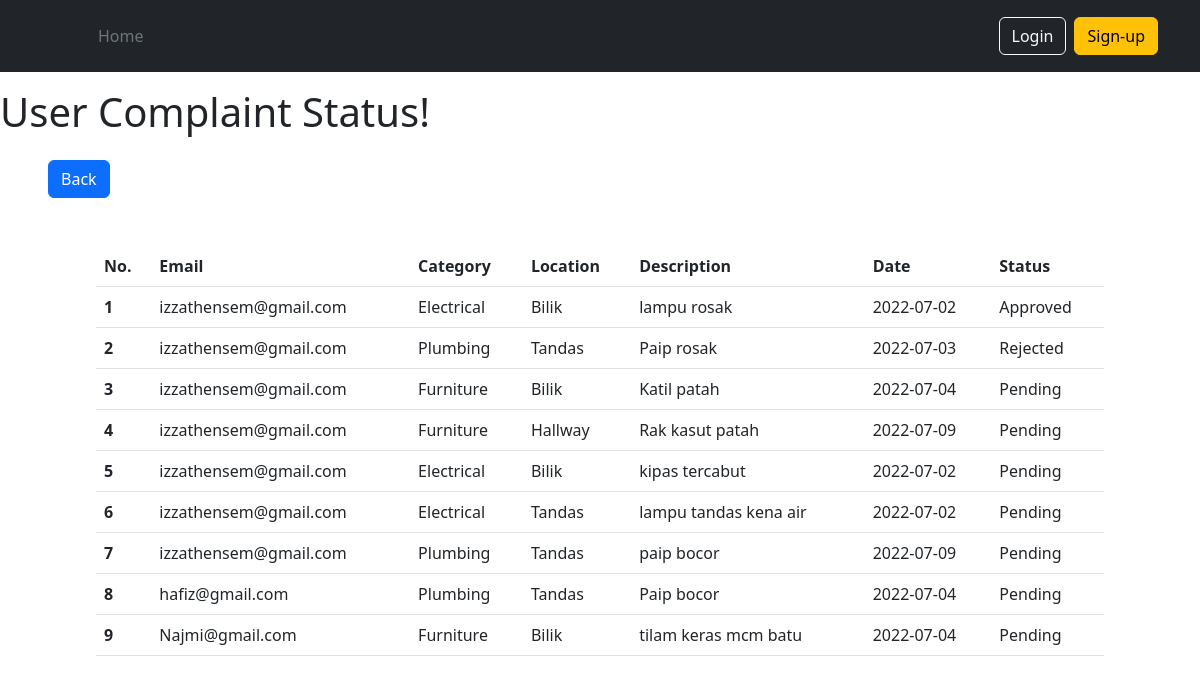
The app's page /admin/view.php, older data.
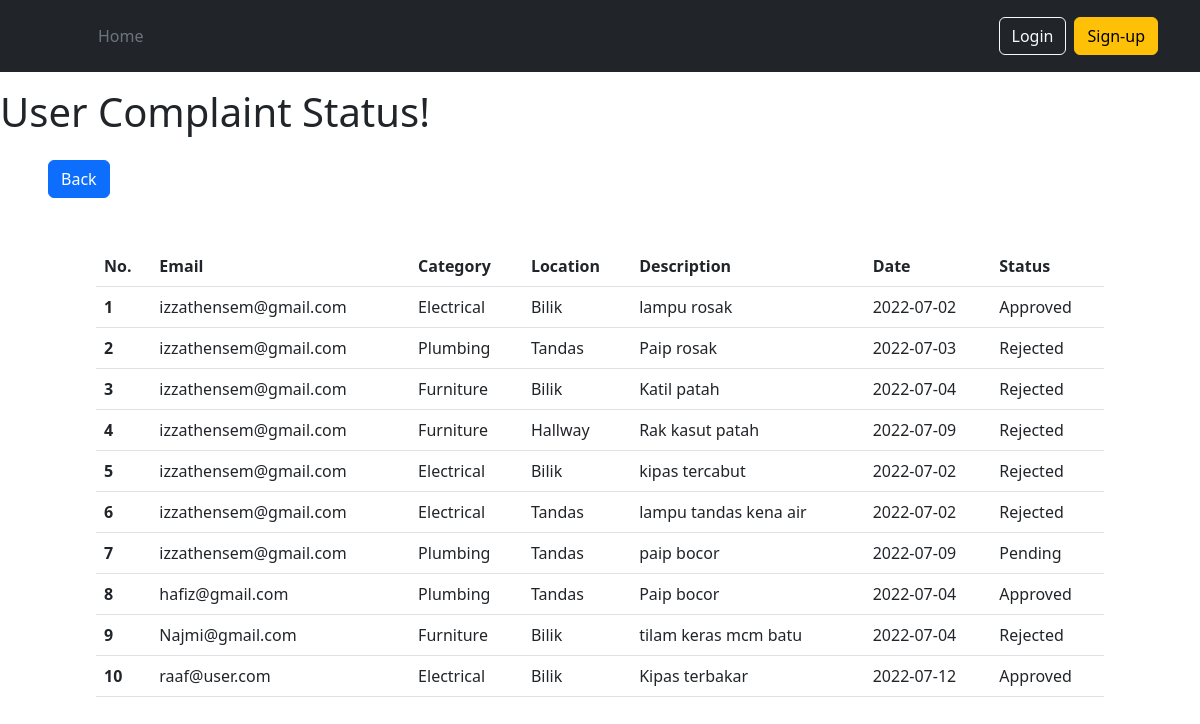
The same page, newer data.
### tables this page shows
CREATE TABLE `credentials` (
  `cred_id` int(10) NOT NULL,
  `email` varchar(255) NOT NULL,
  `password` varchar(255) NOT NULL,
  `usertype` int(5) NOT NULL
);

CREATE TABLE `complaints` (
  `comp_id` int(10) NOT NULL,
  `comp_cat` varchar(255) NOT NULL,
  `comp_loct` varchar(255) NOT NULL,
  `comp_desc` varchar(255) NOT NULL,
  `comp_date` date NOT NULL,
  `comp_status` int(10) DEFAULT NULL,
  `user_id` int(10) NOT NULL,
  `officer_id` int(10) DEFAULT NULL
);

### admin/view.php (the view, shortened to what this page needs)
<?php
    include("../inc/conn.php");
?>
<!DOCTYPE HTML>
<html>
    <head>
        <link href="https://cdn.jsdelivr.net/npm/bootstrap@5.2.0-beta1/dist/css/bootstrap.min.css" rel="stylesheet">
    </head>
    <body>
        <?php include "../inc/header.php" ?>
        <h1 class="py-3">User Complaint Status!</h1>
        <div class = "px-5">
            <button type="button" class="btn btn-primary" onclick="location.href='/student_complaint_system/admin/index.php'">Back</button>
            <div class="container px-5 my-5">
            <table class="table">
            <thead>
                <tr>
                <th scope="col">No.</th>
                <th scope="col">Email</th>
                <th scope="col">Category</th>
                <th scope="col">Location</th>
                <th scope="col">Description</th>
                <th scope="col">Date</th>
                <th scope="col">Status</th>
                </tr>
            </thead>
            <tbody>
                <tr>
                    <?php
                    $viewsql ="SELECT cr.email, c.comp_cat, c.comp_loct, c.comp_desc, c.comp_date, c.comp_status FROM complaints AS c JOIN users AS u ON c.user_id = u.user_id JOIN credentials as cr ON u.cred_id = cr.cred_id";
                    $run=mysqli_query($conn,$viewsql);
                    if(!is_bool($run)){
                        $compuser = mysqli_fetch_all($run);
                        if (sizeof($compuser)>0){
                            for($i=0; $i<sizeof($compuser);$i++ ){
                                echo "<tr>";
                                $compnum=$i+1;
                                echo "<th scope=\"row\">".$compnum."</th>";
                                foreach($compuser[$i] as $key=>$catcomp){
                                    if ($key == 5) {
                                        if($catcomp==""){
                                            echo "<td>Pending</td>";
                                        } else if($catcomp==0){
                                            echo "<td>Approved</td>";
                                        } else if($catcomp==1){
                                            echo "<td>Rejected</td>";
                                        } else {
                                            echo "<td>Pending</td>";
                                        }
                                    } else {
                                        echo "<td>$catcomp</td>";
                                    }
                                }
                                echo "</tr>";
                            }
                        } else {
                            echo "<tr>";
                            echo "<td style = \"text-align: center;\" colspan = \"5\">Doesn't Have Complaint Yet!</td>";
                            echo "</tr>";
                        }
                    } else {
                        echo "<tr>";
                        echo "<td style = \"text-align: center;\" colspan = \"5\">Error Occured</td>";
                        echo "</tr>";
                    }
                ?>
            </tbody>
            </table>
        </div>
    </body>
</html>

Row changes from the older to the newer data that the page shows:
changed complaints "Katil patah": comp_status empty → 1 (drawn)
changed complaints "Hallway": comp_status empty → 1 (drawn)
changed complaints "kipas tercabut": comp_status empty → 1 (drawn)
changed complaints "lampu tandas kena air": comp_status empty → 1 (drawn)
changed complaints "Paip bocor": comp_status empty → 0 (drawn)
changed complaints "tilam keras mcm batu": comp_status empty → 1 (drawn)
added credentials: email "raaf@user.com"
added complaints: comp_cat "Electrical", comp_loct "Bilik", comp_desc "Kipas terbakar", comp_date "2022-07-12"
Text that changed along with them:
list line gone: "Pending"
new list line: "Rejected"
new list line: "Approved"
new list line: "10 Approved"
